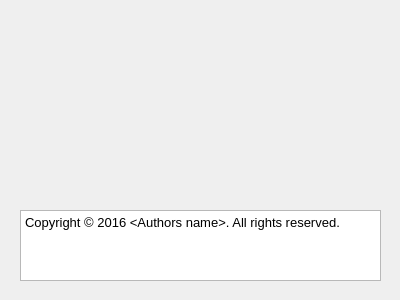
<?xml version="1.0" encoding="UTF-8"?>
<ui version="4.0">
 <class>{{about_widget_name}}</class>
 <widget class="QDialog" name="{{about_widget_name}}">
  <property name="geometry">
   <rect>
    <x>0</x>
    <y>0</y>
    <width>400</width>
    <height>300</height>
   </rect>
  </property>
  <property name="sizePolicy">
   <sizepolicy hsizetype="Fixed" vsizetype="Fixed">
    <horstretch>0</horstretch>
    <verstretch>0</verstretch>
   </sizepolicy>
  </property>
  <property name="minimumSize">
   <size>
    <width>400</width>
    <height>300</height>
   </size>
  </property>
  <property name="maximumSize">
   <size>
    <width>400</width>
    <height>300</height>
   </size>
  </property>
  <property name="windowTitle">
   <string>About {{name}}</string>
  </property>
  <widget class="QTextBrowser" name="textBrowser">
   <property name="geometry">
    <rect>
     <x>20</x>
     <y>210</y>
     <width>361</width>
     <height>71</height>
    </rect>
   </property>
   <property name="html">
    <string>&lt;!DOCTYPE HTML PUBLIC &quot;-//W3C//DTD HTML 4.0//EN&quot; &quot;http://www.w3.org/TR/REC-html40/strict.dtd&quot;&gt;
&lt;html&gt;&lt;head&gt;&lt;meta name=&quot;qrichtext&quot; content=&quot;1&quot; /&gt;&lt;style type=&quot;text/css&quot;&gt;
p, li { white-space: pre-wrap; }
&lt;/style&gt;&lt;/head&gt;&lt;body style=&quot; font-family:'MS Shell Dlg 2'; font-size:8.25pt; font-weight:400; font-style:normal;&quot;&gt;
&lt;table border=&quot;0&quot; style=&quot;-qt-table-type: root; margin-top:4px; margin-bottom:4px; margin-left:4px; margin-right:4px;&quot;&gt;
&lt;tr&gt;
&lt;td style=&quot;border: none;&quot;&gt;
&lt;p style=&quot; margin-top:0px; margin-bottom:0px; margin-left:0px; margin-right:0px; -qt-block-indent:0; text-indent:0px;&quot;&gt;&lt;span style=&quot; font-family:'Sans'; font-size:10pt;&quot;&gt;Copyright © 2016 &amp;lt;Authors name&amp;gt;. All rights reserved.&lt;/span&gt;&lt;/p&gt;&lt;/td&gt;&lt;/tr&gt;&lt;/table&gt;&lt;/body&gt;&lt;/html&gt;</string>
   </property>
  </widget>
 </widget>
 <layoutdefault spacing="6" margin="11"/>
 <resources/>
 <connections/>
</ui>
